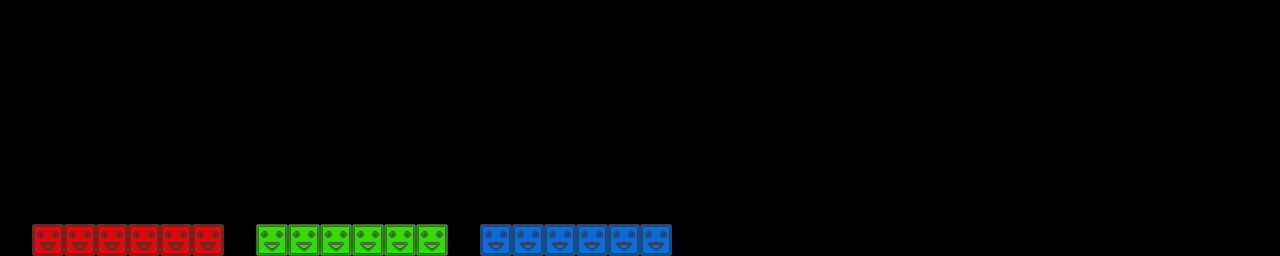

A level layout from a 2D game, rendered from its tile map. Below: a short description, then the map file with tile-grid data replaced by summaries:
An orthogonal 40x8 tile map with 32x32 px tiles, 3 tile layers (red, green, blue) and 12 objects.

<map version="1.0" orientation="orthogonal" renderorder="right-down" width="40" height="8" tilewidth="32" tileheight="32" nextobjectid="47">
 <tileset firstgid="1" name="blocks" tilewidth="32" tileheight="32">
  <image source="../tiles/blocks.png" width="96" height="32" />
 </tileset>
 <layer name="red" width="40" height="8">
  <data>[320 cells, 6 non-empty, 1 distinct tile ids]</data>
 </layer>
 <layer name="green" width="40" height="8">
  <data>[320 cells, 6 non-empty, 1 distinct tile ids]</data>
 </layer>
 <layer name="blue" width="40" height="8">
  <data>[320 cells, 6 non-empty, 1 distinct tile ids]</data>
 </layer>
 <objectgroup name="crystals">
  <object id="35" x="207" y="187">
   <ellipse />
  </object>
  <object id="36" x="280" y="186">
   <ellipse />
  </object>
  <object id="37" x="167" y="180">
   <ellipse />
  </object>
  <object id="38" x="103" y="179">
   <ellipse />
  </object>
  <object id="39" x="168" y="193">
   <ellipse />
  </object>
  <object id="40" x="372" y="193">
   <ellipse />
  </object>
  <object id="41" x="333" y="188">
   <ellipse />
  </object>
  <object id="42" x="420" y="197">
   <ellipse />
  </object>
  <object id="43" x="509" y="197">
   <ellipse />
  </object>
  <object id="44" x="553" y="197">
   <ellipse />
  </object>
  <object id="45" x="614" y="198">
   <ellipse />
  </object>
  <object id="46" x="659" y="202">
   <ellipse />
  </object>
 </objectgroup>
</map>
